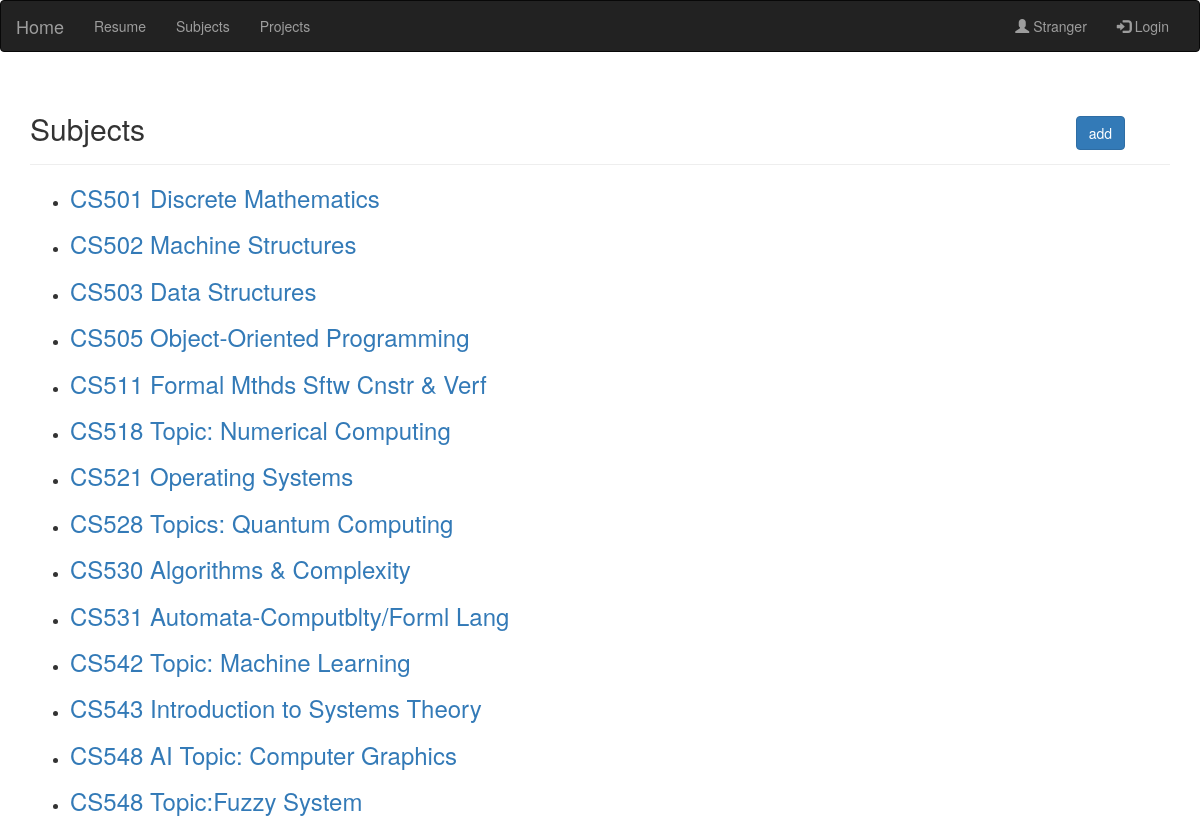
/subjects/, run on the app's committed database.
### app_pw/models.py (models this page shows)
class Subject(models.Model):
	sub_name = models.CharField(max_length=200)
	date_added = models.DateTimeField(auto_now_add = True)
	owner = models.ForeignKey(User, on_delete=models.CASCADE)
	def __str__(self):
		return self.sub_name

### app_pw/views.py (the view)
# urls.py: path('subjects/', views.subjects, name='subjects'),
def subjects(request):
	subjects = Subject.objects.order_by('sub_name')
	context = {
		'subjects': subjects,
	}
	return render(request, 'app_pw/subjects.html', context)

### app_pw/templates/app_pw/subjects.html
{% extends 'app_pw/base.html' %}
{% block header %}
	<h2 style="padding-right: 2em">
		Subjects
	<div class="nav navbar-nav navbar-right">
	<a href="{% url 'app_pw:new_subject' %}"><button type="button" class="btn btn-primary">add</button></a>
	</div>
	</h2>
{% endblock header %}
{% block content %}
	<ul>
		{% for subject in subjects %}
		<li>
			<h3>
				<a href="{% url 'app_pw:subject' subject.id %}">{{ subject}}</a>
			</h3>
		</li>
		{% empty %}
			<h3>There are no sujects added </h3>
		{% endfor %}
	</ul>
{% endblock content %}

### data on the page
Subject: sub_name "CS501 Discrete Mathematics"
Subject: sub_name "CS502 Machine Structures"
Subject: sub_name "CS503 Data Structures"
Subject: sub_name "CS505 Object-Oriented Programming"
Subject: sub_name "CS511 Formal Mthds Sftw Cnstr & Verf"
Subject: sub_name "CS518 Topic: Numerical Computing"
Subject: sub_name "CS521 Operating Systems"
Subject: sub_name "CS528 Topics: Quantum Computing"
Subject: sub_name "CS530 Algorithms & Complexity"
Subject: sub_name "CS531 Automata-Computblty/Forml Lang"
Subject: sub_name "CS542 Topic: Machine Learning"
Subject: sub_name "CS543 Introduction to Systems Theory"
Subject: sub_name "CS548 AI Topic: Computer Graphics"
Subject: sub_name "CS548 Topic:Fuzzy System"
